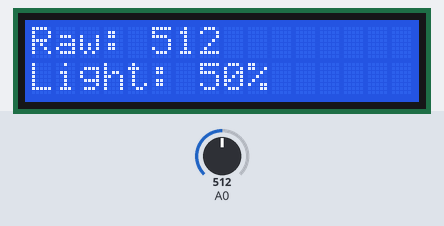
Bench run of a sketch on a simulated Arduino Uno, built with avr-gcc and run on an emulated ATmega328P. Parts: 16×2 character LCD. The test bench sets the inputs (shaded band); at power-on: A0 = 512.

Above: at 1.2 s.
1.3 s: A0 set to 716
At 1.8 s:
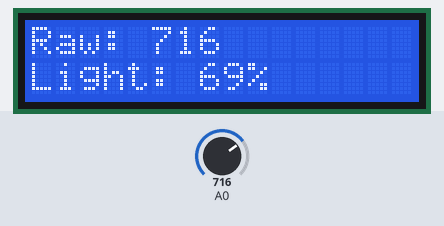
2.8 s: A0 set to 900
At 4.1 s:
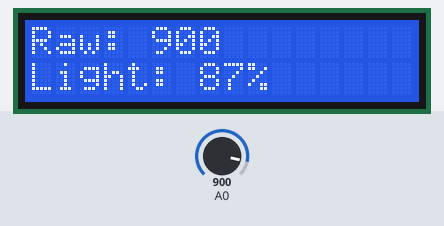
4.5 s: A0 set to 1023
At 5.3 s:
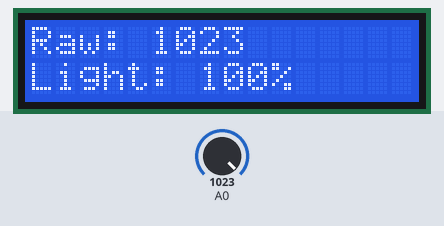
Timing chart, 0 to 7.5 s (numbered marks = the images above; inputs shaded):
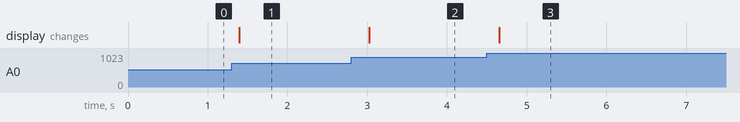

Measured:
- after the input at 1.3 s, the display: changes after 0.09 s (image 1)
- after the input at 2.8 s, the display: changes after 0.22 s (image 2)
- after the input at 4.5 s, the display: changes after 0.15 s (image 3)

The sketch:

light_intensity_meter.ino
```cpp
#include <Wire.h>
#include <LiquidCrystal_I2C.h>

LiquidCrystal_I2C lcd(0x27, 16, 2);

void setup() {
  lcd.init();
  lcd.backlight();
}

void loop() {
  int light = analogRead(A0);
  int percent = map(light, 0, 1023, 0, 100);

  lcd.setCursor(0, 0);
  lcd.print("Raw: ");
  lcd.print(light);
  lcd.print("     ");

  lcd.setCursor(0, 1);
  lcd.print("Light: ");
  lcd.print(percent);
  lcd.print("%   ");

  delay(300);
}
```
